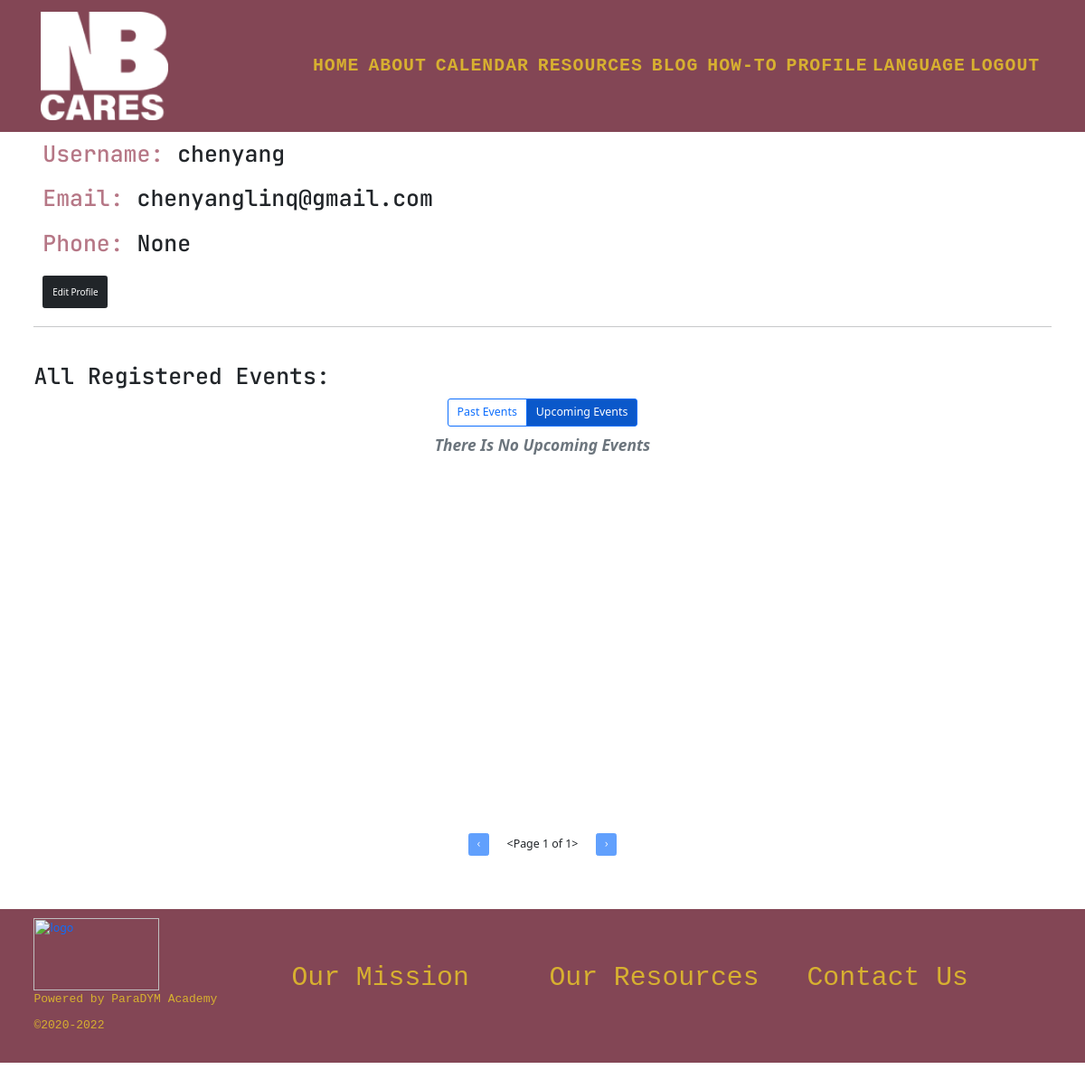
Before: /resident/profile/ (signed in) with the older database file.
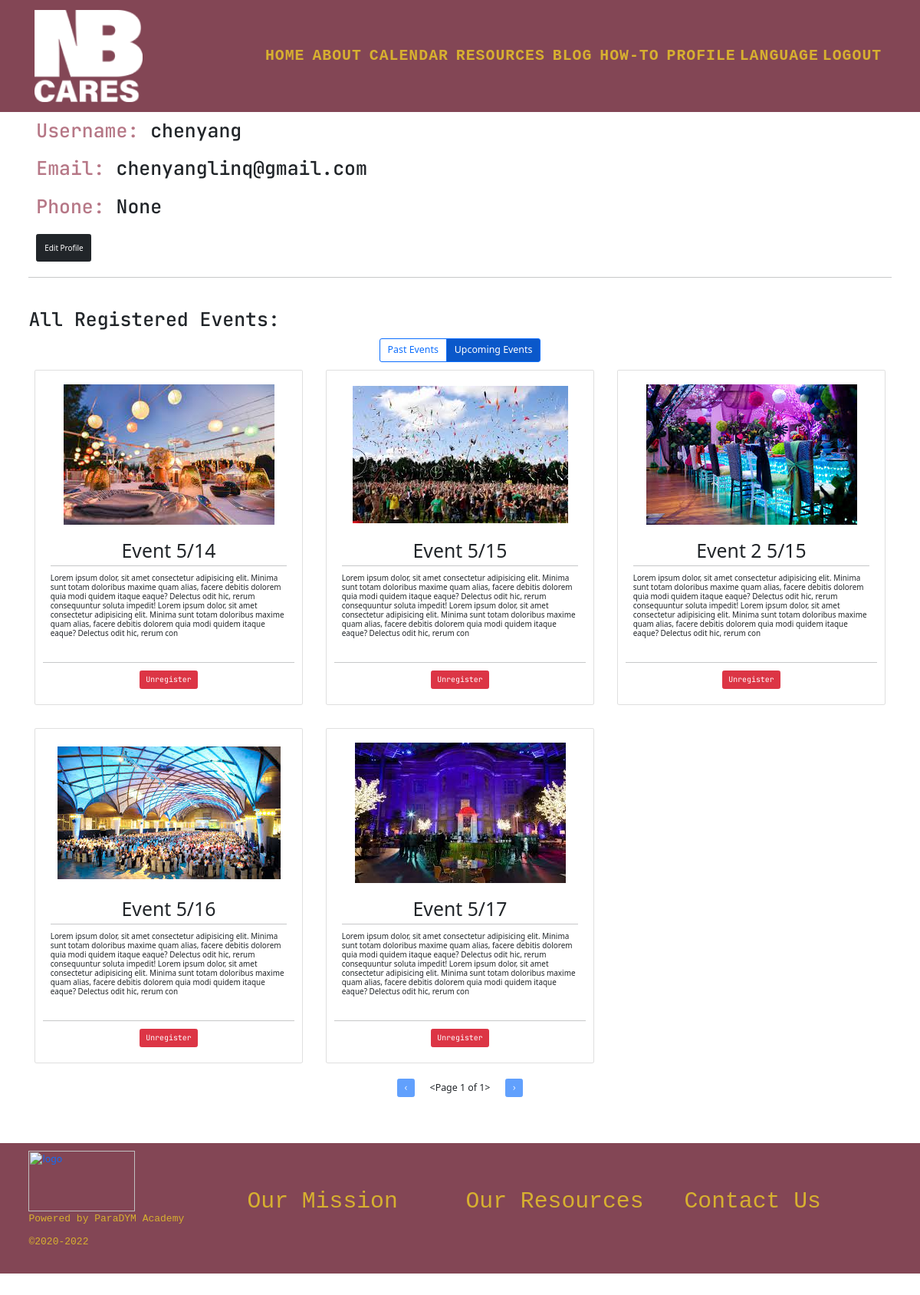
After: the same page with the newer database file.
### ProjectSite/models.py (models this page shows, shortened)
class Event(models.Model):
    EVENT_TAGS = (
        ('Housing', 'Housing'), ('Employment', 'Employment'), ('Education', 'Education'),
        ('Financial Literacy', 'Financial Literacy'), ('Healthcare', 'Healthcare'), ('Mental Health', 'Mental Health'),
        ('Family Engagement', 'Family Engagement'), ('Children Activities', 'Children Activities'), ('Art', 'Art'),
        ('Community Event', 'Community Event'), ('Fundraising', 'Fundraising'), ('Other', 'Other'),
    )
    EVENT_STATUS = (
        (u'Accepted', u'Accepted'),
        (u'Pending', u'Pending'),
        (u'Canceled', u'Canceled'),
        (u'Requested For Change', u'Requested For Change'),
    )
    user = models.ForeignKey(Organization, on_delete=models.CASCADE)
    event_name = models.CharField(max_length=100, null=True, blank=False)
    event_description = models.TextField(max_length=400, null=True, blank=True)
    event_sTime = models.DateTimeField()
    event_eTime = models.DateTimeField()
    event_tag = models.CharField(max_length=30, null=True, choices=EVENT_TAGS)
    event_status = models.CharField(max_length=30, choices=EVENT_STATUS, default='Pending')
    event_date_created = models.DateTimeField(auto_now_add=True, null=True, blank=True)
    event_popper = models.ImageField(null=True, blank=True, upload_to="images/")
    registered = models.ManyToManyField(User, default=None, blank=True, related_name='registeredUser')

### ProjectSite/views.py (the view)
# urls.py: path('resident/profile/', views.resident_profile, name="resident_profile"),
@login_required(login_url='login')
def resident_profile(request):
    user = request.user
    upcomingEvents = Event.objects.filter(registered=user, event_sTime__gte=datetime.now().replace(hour=0, minute=0, second=0)).order_by('event_sTime')
    upcomingEventsPaginator = Paginator(upcomingEvents, 6)  # paginator based on filterd contacts
    pagUpcomingEvents = upcomingEventsPaginator.get_page(1)
    pastEvents = Event.objects.filter(registered=user, event_sTime__lte=datetime.now().replace(hour=0, minute=0, second=0)).order_by('-event_sTime')
    pastEventsPaginator = Paginator(pastEvents, 6)  # paginator based on filterd contacts
    pagPastEvents = pastEventsPaginator.get_page(1)
    context = {'user': user, 'upcomingEvents': upcomingEvents, 'pastEvents': pastEvents, 'pagUpcomingEvents': pagUpcomingEvents, 'pagPastEvents': pagPastEvents }
    return render(request, 'ProjectSite/resident/profile.html', context)

### ProjectSite/models.py (called while the page is built)
    def formatted_phone(self, country=None):
        if not self.phone:
            return
        phone = self.phone.as_e164
        phone = phonenumbers.parse(phone, country)
        if phone is not None:
            phone = phonenumbers.format_number(phone, phonenumbers.PhoneNumberFormat.INTERNATIONAL)
        return phone

### ProjectSite/templatetags/user_tags.py (called while the page is built)
@register.filter(name='has_group')
def has_group(user, group_name):
    return user.groups.filter(name=group_name).exists()

### templates/ProjectSite/resident/profile.html (shortened to what this page needs)
{% extends 'ProjectSite/base.html' %}
{% load static %}
{% block body %}
<div class="container">
    <div class="row">
        <h1 class="m-3">Username: <span class="text-dark">{{ user.username }}</span></h1>
        <h1 class="m-3">Email: <span class="text-dark">{{ user.email }}</span></h1>
        <h1 class="m-3">Phone: <span class="text-dark">{{ user.resident.formatted_phone }}</span></h1>
        <span><a class="btn btn-dark m-3 p-3" href="{% url 'resident_profile_edit' %}">Edit Profile</a></span>
    </div>
    <hr class="my-3">
    <div id="all-registered-events" class="row my-5">
        <h1 class="text-dark my-3">All Registered Events:</h1>
        <div class="text-center">
            <div class="btn-group">
                <div id="toggle-past-events" class="btn btn-lg btn-outline-primary border-primary">Past Events</div>
                <div id="toggle-upcoming-events" class="btn btn-lg btn-primary border-primary active">Upcoming Events</div>
            </div>
        </div>
        <div id="events" class="container my-3">
            <div id="upcoming-events-section">
                <div id="upcoming-event-cards" class="row g-5">
                    {% for event in pagUpcomingEvents %}
                    <div class="col-md-6 col-lg-4">
                        <div class="p-3 card">
                            <div class="d-flex align-items-center justify-content-center" style="height:200px;">
                                <img src="{{ event.event_popper.url }}" class="img-fluid">
                            </div>
                            <div class="card-body">
                                <div class="card-title text-center h1">{{event.event_name}}</div>
                                <hr class="mt-auto">
                                <div class="h6 overflow-auto" style="height:100px;">{{event.event_description}}</div>
                            </div>
                            <hr class="my-0">
                            <form class="registerBtnForm text-center m-3">
                                <button type="submit" class="btn btn-danger">Unregister</button>
                            </form>
                        </div>
                    </div>
                    {% empty %}
                    <h3 class="h3 text-secondary text-center fst-italic fw-bold" style="margin-bottom: 400px;">There is no upcoming events</h3>
                    {% endfor %}
                </div>
                <div class="d-flex justify-content-center align-items-end m-3 p-3">
                    <form class="changePage">
                        {% if pagUpcomingEvents.has_previous %}
                            <input id="upcoming-prev-page-num" type="hidden" name="page" value="{{ pagUpcomingEvents.previous_page_number }}">
                            <button id="upcoming-prev-btn" type="submit" class="btn btn-primary">&#8249;</button>
                        {% else %}
                            <button id="upcoming-prev-btn" type="submit" class="btn btn-primary" disabled>&#8249;</button>
                        {% endif %}
                    </form>
                    <h5 id="current-upcoming-page" class="px-3 mx-3">{{ pagUpcomingEvents }}</h5>
                    <form class="changePage">
                        {% if pagUpcomingEvents.has_next %}
                            <input id="upcoming-next-page-num" type="hidden" name="page" value="{{ pagUpcomingEvents.next_page_number }}">
                            <button id="upcoming-next-btn" type="submit" class="btn btn-primary">&#8250;</button>
                        {% else %}
                            <button id="upcoming-next-btn" type="submit" class="btn btn-primary" disabled>&#8250;</button>
                        {% endif %}
                    </form>
                </div>
            </div>
        </div>
    </div>
</div>
{% endblock %}

Changed rows visible on the page:
added Event: event_popper (picture), event_name "Event 5/14", event_description "Lorem ipsum dolor, sit amet consectetur adipisicing elit. Minima sunt totam doloribus maxime quam alias, facere debitis dolorem quia modi quidem itaque eaque? Delectus odit hic, rerum consequuntur soluta impedit! Lorem ipsum dolor, sit amet consectetur adipisicing elit. Minima sunt totam doloribus maxime quam alias, facere debitis dolorem quia modi quidem itaque eaque? Delectus odit hic, rerum con"
added Event: event_popper (picture), event_name "Event 5/15", event_description "Lorem ipsum dolor, sit amet consectetur adipisicing elit. Minima sunt totam doloribus maxime quam alias, facere debitis dolorem quia modi quidem itaque eaque? Delectus odit hic, rerum consequuntur soluta impedit! Lorem ipsum dolor, sit amet consectetur adipisicing elit. Minima sunt totam doloribus maxime quam alias, facere debitis dolorem quia modi quidem itaque eaque? Delectus odit hic, rerum con"
added Event: event_popper (picture), event_name "Event 2 5/15", event_description "Lorem ipsum dolor, sit amet consectetur adipisicing elit. Minima sunt totam doloribus maxime quam alias, facere debitis dolorem quia modi quidem itaque eaque? Delectus odit hic, rerum consequuntur soluta impedit! Lorem ipsum dolor, sit amet consectetur adipisicing elit. Minima sunt totam doloribus maxime quam alias, facere debitis dolorem quia modi quidem itaque eaque? Delectus odit hic, rerum con"
added Event: event_popper (picture), event_name "Event 5/16", event_description "Lorem ipsum dolor, sit amet consectetur adipisicing elit. Minima sunt totam doloribus maxime quam alias, facere debitis dolorem quia modi quidem itaque eaque? Delectus odit hic, rerum consequuntur soluta impedit! Lorem ipsum dolor, sit amet consectetur adipisicing elit. Minima sunt totam doloribus maxime quam alias, facere debitis dolorem quia modi quidem itaque eaque? Delectus odit hic, rerum con"
added Event: event_popper (picture), event_name "Event 5/17", event_description "Lorem ipsum dolor, sit amet consectetur adipisicing elit. Minima sunt totam doloribus maxime quam alias, facere debitis dolorem quia modi quidem itaque eaque? Delectus odit hic, rerum consequuntur soluta impedit! Lorem ipsum dolor, sit amet consectetur adipisicing elit. Minima sunt totam doloribus maxime quam alias, facere debitis dolorem quia modi quidem itaque eaque? Delectus odit hic, rerum con"
Other visible differences:
text no longer shown: "There Is No Upcoming Events"
